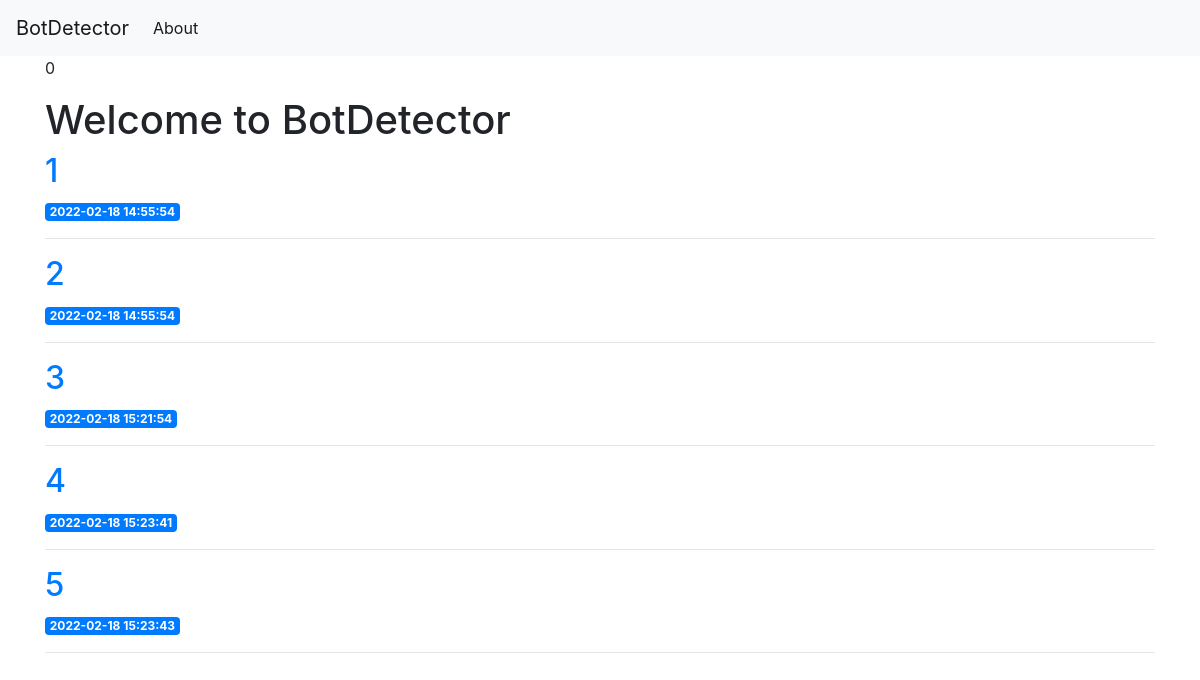
Before: / with the older database file.
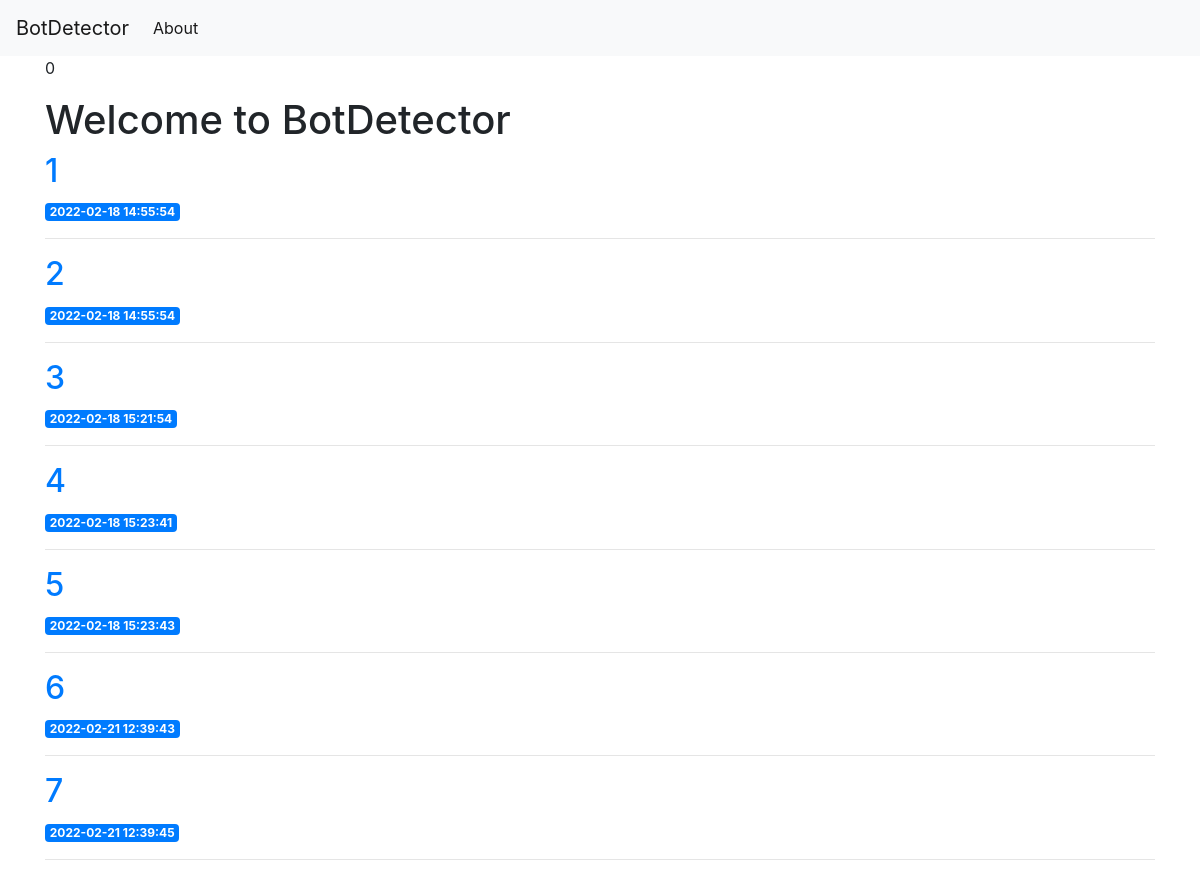
After: the same page with the newer database file.
### tables this page shows
CREATE TABLE data (
    id INTEGER PRIMARY KEY AUTOINCREMENT,
    created TIMESTAMP NOT NULL DEFAULT CURRENT_TIMESTAMP,
    url TEXT NOT NULL,
    isAutomated TEXT NOT NULL,
    appName TEXT NOT NULL,
    appVersion TEXT NOT NULL,
    cookieEnabled TEXT NOT NULL,
    geolocation TEXT NOT NULL,
    platform TEXT NOT NULL,
    userAgent TEXT NOT NULL,
    javaEnabled TEXT NOT NULL,
    Height INTEGER NOT NULL,
    Width INTEGER NOT NULL,
    OutHeight INTEGER NOT NULL,
    OutWidth INTEGER NOT NULL,
    Opener TEXT NOT NULL,
    evalBrowser INTEGER NOT NULL,
    result TEXT NOT NULL DEFAULT 'undefined'
);

### app.py (the view)
@app.route('/', methods=['GET'])
def index():
    conn = get_db_connection()
    data = conn.execute('SELECT * FROM data').fetchall()
    conn.close()
    return render_template('index.html', data=data)

### app.py (called while the page is built)
def get_db_connection():
    conn = sqlite3.connect('database.db')
    conn.row_factory = sqlite3.Row
    return conn

### templates/index.html
{% extends 'base.html' %}
{% block content %}
    <h1>{% block title %} Welcome to BotDetector {% endblock %}</h1>
    {% for post in data %}
        <a href="{{ url_for('post', post_id=post['id']) }}">
            <h2>{{ post['id'] }}</h2>
        </a>
        <span class="badge badge-primary">{{ post['created'] }}</span>
        <hr>
    {% endfor %}
{% endblock %}

### templates/base.html (shortened to what this page needs)
<!doctype html>
<html lang="en">
  <head>
    <link rel="stylesheet" href="{{ url_for('static', filename= 'css/style.css') }}">
  </head>
  <body>
    <nav class="navbar navbar-expand-md navbar-light bg-light">
        <a class="navbar-brand" href="{{ url_for('index')}}">BotDetector</a>
        <div class="collapsintegrity="sha384-ggOyR0iXCbMQv3Xipma34MD+dH/1fQ784/j6cY/iJTQUOhcWr7x9JvoRxT2MZw1T"e navbar-collapse" id="navbarNav">
            <ul class="navbar-nav">
            <li class="nav-item active">
                <a class="nav-link" href="#">About</a>
            </li>
            </ul>
        </div>
    </nav>
    <div class="container">
      <p id="target">speed</p>
        {% block content %} {% endblock %}
    </div>
  </body>
</html>

Changed rows visible on the page:
added data: id "6", created "2022-02-21 12:39:43"
added data: id "7", created "2022-02-21 12:39:45"
